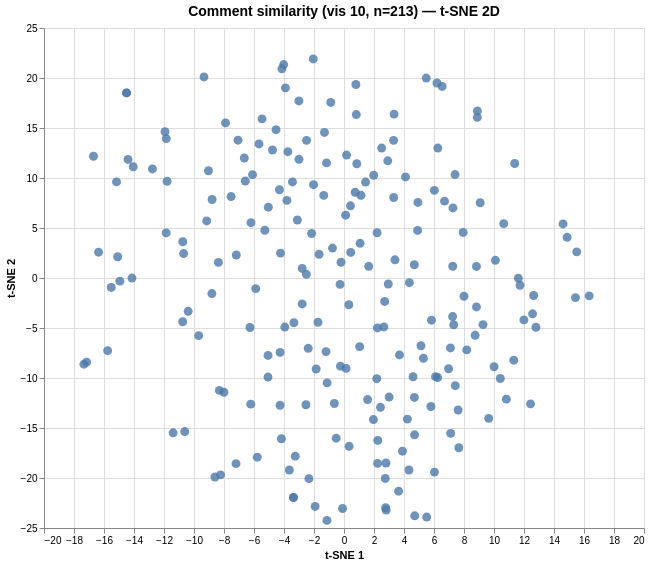

This figure's Vega-Lite source:
### Vega specification from a JSON file in a GitHub repository (floating-point values rounded to 4 significant figures; data arrays with more than 128 entries replaced by an {"elided": "..."} marker saying what was removed)
{"$schema": "https://vega.github.io/schema/vega/v6.json", "data": [{"name": "param_1e9efca18e7a2868_store"}, {"name": "source_0", "values": {"elided": "213 records"}}, {"name": "source_0_x_domain_dim_1", "values": [{"min": -17.34, "max": 16.34}]}, {"name": "source_0_y_domain_dim_2", "values": [{"min": -24.24, "max": 21.91}]}], "signals": [{"name": "unit", "value": {}, "on": [{"events": "pointermove", "update": "isTuple(group()) ? group() : unit"}]}, {"name": "param_1e9efca18e7a2868", "update": "vlSelectionResolve(\"param_1e9efca18e7a2868_store\", \"union\")"}, {"name": "param_1e9efca18e7a2868_dim_1", "on": [{"events": [{"source": "view", "type": "dblclick"}], "update": "null"}, {"events": {"signal": "param_1e9efca18e7a2868_translate_delta"}, "update": "panLinear(param_1e9efca18e7a2868_translate_anchor.extent_x, -param_1e9efca18e7a2868_translate_delta.x / width)"}, {"events": {"signal": "param_1e9efca18e7a2868_zoom_delta"}, "update": "zoomLinear(domain(\"x\"), param_1e9efca18e7a2868_zoom_anchor.x, param_1e9efca18e7a2868_zoom_delta)"}]}, {"name": "param_1e9efca18e7a2868_dim_2", "on": [{"events": [{"source": "view", "type": "dblclick"}], "update": "null"}, {"events": {"signal": "param_1e9efca18e7a2868_translate_delta"}, "update": "panLinear(param_1e9efca18e7a2868_translate_anchor.extent_y, param_1e9efca18e7a2868_translate_delta.y / height)"}, {"events": {"signal": "param_1e9efca18e7a2868_zoom_delta"}, "update": "zoomLinear(domain(\"y\"), param_1e9efca18e7a2868_zoom_anchor.y, param_1e9efca18e7a2868_zoom_delta)"}]}, {"name": "param_1e9efca18e7a2868_tuple", "on": [{"events": [{"signal": "param_1e9efca18e7a2868_dim_1 || param_1e9efca18e7a2868_dim_2"}], "update": "param_1e9efca18e7a2868_dim_1 && param_1e9efca18e7a2868_dim_2 ? {unit: \"\", fields: param_1e9efca18e7a2868_tuple_fields, values: [param_1e9efca18e7a2868_dim_1,param_1e9efca18e7a2868_dim_2]} : null"}]}, {"name": "param_1e9efca18e7a2868_tuple_fields", "value": [{"field": "dim_1", "channel": "x", "type": "R"}, {"field": "dim_2", "channel": "y", "type": "R"}]}, {"name": "param_1e9efca18e7a2868_translate_anchor", "value": {}, "on": [{"events": [{"source": "scope", "type": "pointerdown"}], "update": "{x: x(unit), y: y(unit), extent_x: domain(\"x\"), extent_y: domain(\"y\")}"}]}, {"name": "param_1e9efca18e7a2868_translate_delta", "value": {}, "on": [{"events": [{"source": "window", "between": [{"source": "scope", "type": "pointerdown"}, {"source": "window", "type": "pointerup"}], "consume": true, "type": "pointermove"}], "update": "{x: param_1e9efca18e7a2868_translate_anchor.x - x(unit), y: param_1e9efca18e7a2868_translate_anchor.y - y(unit)}"}]}, {"name": "param_1e9efca18e7a2868_zoom_anchor", "on": [{"events": [{"source": "scope", "consume": true, "type": "wheel"}], "update": "{x: invert(\"x\", x(unit)), y: invert(\"y\", y(unit))}"}]}, {"name": "param_1e9efca18e7a2868_zoom_delta", "on": [{"events": [{"source": "scope", "type": "wheel", "consume": true}], "update": "pow(1.001, event.deltaY * pow(16, event.deltaMode))", "force": true}]}, {"name": "param_1e9efca18e7a2868_modify", "on": [{"events": {"signal": "param_1e9efca18e7a2868_tuple"}, "update": "modify(\"param_1e9efca18e7a2868_store\", param_1e9efca18e7a2868_tuple, true)"}]}], "marks": [{"type": "symbol", "name": "marks", "from": {"data": "source_0"}, "encode": {"update": {"tooltip": {"signal": "{\"Comment #\": format(datum[\"index\"], \"\"), \"Comment\": isValid(datum[\"comment\"]) ? datum[\"comment\"] : \"\"+datum[\"comment\"]}"}, "size": {"value": 80}, "shape": {"value": "circle"}, "fill": {"value": "#4c78a8"}, "y": {"field": "dim_2", "scale": "y"}, "x": {"field": "dim_1", "scale": "x"}, "opacity": {"value": 0.8}}}, "interactive": true, "clip": true, "style": ["circle"]}], "scales": [{"name": "x", "type": "linear", "domain": [{"signal": "(data(\"source_0_x_domain_dim_1\")[0] || {}).min"}, {"signal": "(data(\"source_0_x_domain_dim_1\")[0] || {}).max"}], "range": [0, {"signal": "width"}], "nice": true, "zero": true, "domainRaw": {"signal": "param_1e9efca18e7a2868[\"dim_1\"]"}}, {"name": "y", "type": "linear", "domain": [{"signal": "(data(\"source_0_y_domain_dim_2\")[0] || {}).min"}, {"signal": "(data(\"source_0_y_domain_dim_2\")[0] || {}).max"}], "range": [{"signal": "height"}, 0], "nice": true, "zero": true, "domainRaw": {"signal": "param_1e9efca18e7a2868[\"dim_2\"]"}}], "axes": [{"scale": "x", "minExtent": 0, "gridScale": "y", "domain": false, "aria": false, "orient": "bottom", "grid": true, "tickCount": {"signal": "ceil(width/40)"}, "ticks": false, "maxExtent": 0, "zindex": 0, "labels": false}, {"scale": "y", "maxExtent": 0, "minExtent": 0, "domain": false, "ticks": false, "grid": true, "zindex": 0, "orient": "left", "tickCount": {"signal": "ceil(height/40)"}, "labels": false, "aria": false, "gridScale": "x"}, {"scale": "x", "labelOverlap": true, "grid": false, "zindex": 0, "title": "t-SNE 1", "tickCount": {"signal": "ceil(width/40)"}, "orient": "bottom", "labelFlush": true}, {"scale": "y", "orient": "left", "title": "t-SNE 2", "labelOverlap": true, "tickCount": {"signal": "ceil(height/40)"}, "grid": false, "zindex": 0}], "title": {"text": "Comment similarity (vis 10, n=213) — t-SNE 2D", "frame": "group", "fontSize": 14}, "width": 600, "background": "white", "height": 500, "style": "cell", "padding": 5}
